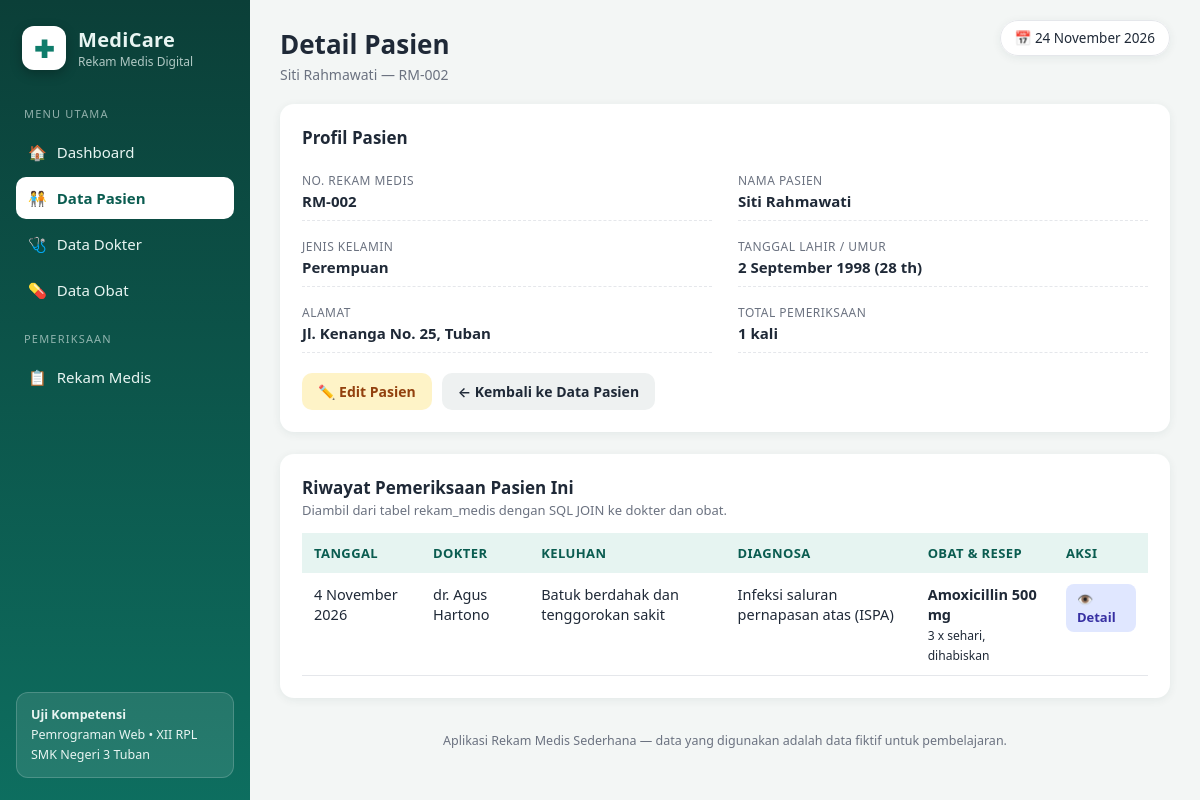
The page /pasien_detail.php?id=2 on the database its author committed.
### tables this page shows
CREATE TABLE IF NOT EXISTS pasien (
    id_pasien     INT          NOT NULL AUTO_INCREMENT,
    no_rm         VARCHAR(20)  NOT NULL,
    nama_pasien   VARCHAR(100) NOT NULL,
    jenis_kelamin ENUM('L','P') NOT NULL,
    tanggal_lahir DATE         NOT NULL,
    alamat        TEXT,
    PRIMARY KEY (id_pasien),
    UNIQUE KEY uq_pasien_no_rm (no_rm)
);

CREATE TABLE IF NOT EXISTS rekam_medis (
    id_rekam        INT          NOT NULL AUTO_INCREMENT,
    id_pasien       INT          NOT NULL,
    id_dokter       INT          NOT NULL,
    id_obat         INT          NOT NULL,
    tanggal_periksa DATE         NOT NULL,
    keluhan         TEXT,
    diagnosa        TEXT,
    tindakan        TEXT,
    resep           VARCHAR(100),
    PRIMARY KEY (id_rekam),
    CONSTRAINT fk_rekam_pasien
        FOREIGN KEY (id_pasien) REFERENCES pasien (id_pasien)
        ON DELETE RESTRICT ON UPDATE CASCADE,
    CONSTRAINT fk_rekam_dokter
        FOREIGN KEY (id_dokter) REFERENCES dokter (id_dokter)
        ON DELETE RESTRICT ON UPDATE CASCADE,
    CONSTRAINT fk_rekam_obat
        FOREIGN KEY (id_obat) REFERENCES obat (id_obat)
        ON DELETE RESTRICT ON UPDATE CASCADE
);

CREATE TABLE IF NOT EXISTS dokter (
    id_dokter    INT          NOT NULL AUTO_INCREMENT,
    nama_dokter  VARCHAR(100) NOT NULL,
    spesialisasi VARCHAR(50)  NOT NULL,
    PRIMARY KEY (id_dokter)
);

CREATE TABLE IF NOT EXISTS obat (
    id_obat   INT          NOT NULL AUTO_INCREMENT,
    nama_obat VARCHAR(100) NOT NULL,
    satuan    VARCHAR(30)  NOT NULL,
    stok      INT          NOT NULL DEFAULT 0,
    PRIMARY KEY (id_obat)
);

### koneksi.php (called while the page is built, shortened)
<?php
function e($nilai)
{
    return htmlspecialchars((string) $nilai, ENT_QUOTES, 'UTF-8');
}
function tgl_indo($tanggal)
{
    $bulan = [1 => 'Januari', 'Februari', 'Maret', 'April', 'Mei', 'Juni',
              'Juli', 'Agustus', 'September', 'Oktober', 'November', 'Desember'];
    $pecah = explode('-', $tanggal);
    return (int) $pecah[2] . ' ' . $bulan[(int) $pecah[1]] . ' ' . $pecah[0];
}
function hitung_umur($tanggal_lahir)
{
    $lahir = new DateTime($tanggal_lahir);
    $umur  = $lahir->diff(new DateTime('today'))->y;
    return $umur . ' th';
}

### pasien_detail.php (the view, shortened to what this page needs)
<?php
require_once 'koneksi.php';
$id = (int) ($_GET['id'] ?? 0);
$stmt = mysqli_prepare($koneksi, "SELECT * FROM pasien WHERE id_pasien = ?");
mysqli_stmt_bind_param($stmt, 'i', $id);
mysqli_stmt_execute($stmt);
$p = mysqli_fetch_assoc(mysqli_stmt_get_result($stmt));
$stmt = mysqli_prepare($koneksi,
    "SELECT rm.*, d.nama_dokter, o.nama_obat
     FROM rekam_medis rm
     JOIN dokter d ON d.id_dokter = rm.id_dokter
     JOIN obat   o ON o.id_obat   = rm.id_obat
     WHERE rm.id_pasien = ?
     ORDER BY rm.tanggal_periksa DESC, rm.id_rekam DESC");
mysqli_stmt_bind_param($stmt, 'i', $id);
mysqli_stmt_execute($stmt);
$riwayat = mysqli_stmt_get_result($stmt);
$judul    = 'Detail Pasien';
$subjudul = $p['nama_pasien'] . ' — ' . $p['no_rm'];
require_once 'includes/header.php';
?>
<div class="kartu">
    <div class="kartu-judul">Profil Pasien</div>
    <div class="detail-grid">
        <div class="detail-item"><div class="dt-label">No. Rekam Medis</div><div class="dt-nilai"><?= e($p['no_rm']) ?></div></div>
        <div class="detail-item"><div class="dt-label">Nama Pasien</div><div class="dt-nilai"><?= e($p['nama_pasien']) ?></div></div>
        <div class="detail-item"><div class="dt-label">Jenis Kelamin</div><div class="dt-nilai"><?= $p['jenis_kelamin'] === 'L' ? 'Laki-laki' : 'Perempuan' ?></div></div>
        <div class="detail-item"><div class="dt-label">Tanggal Lahir / Umur</div><div class="dt-nilai"><?= tgl_indo($p['tanggal_lahir']) ?> (<?= hitung_umur($p['tanggal_lahir']) ?>)</div></div>
        <div class="detail-item"><div class="dt-label">Alamat</div><div class="dt-nilai"><?= e($p['alamat']) ?></div></div>
        <div class="detail-item"><div class="dt-label">Total Pemeriksaan</div><div class="dt-nilai"><?= mysqli_num_rows($riwayat) ?> kali</div></div>
    </div>
    <div class="form-aksi">
        <a class="btn btn-edit" href="pasien_edit.php?id=<?= (int) $p['id_pasien'] ?>">✏️ Edit Pasien</a>
        <a class="btn btn-abu" href="pasien.php">← Kembali ke Data Pasien</a>
    </div>
</div>
<div class="kartu">
    <div class="kartu-judul">Riwayat Pemeriksaan Pasien Ini
        <small>Diambil dari tabel rekam_medis dengan SQL JOIN ke dokter dan obat.</small>
    </div>
    <div class="tabel-bungkus">
        <table>
            <thead>
                <tr>
                    <th>Tanggal</th>
                    <th>Dokter</th>
                    <th>Keluhan</th>
                    <th>Diagnosa</th>
                    <th>Obat &amp; Resep</th>
                    <th>Aksi</th>
                </tr>
            </thead>
            <tbody>
            <?php while ($r = mysqli_fetch_assoc($riwayat)): ?>
                <tr>
                    <td><?= tgl_indo($r['tanggal_periksa']) ?></td>
                    <td><?= e($r['nama_dokter']) ?></td>
                    <td><?= e($r['keluhan']) ?></td>
                    <td><?= e($r['diagnosa']) ?></td>
                    <td><b><?= e($r['nama_obat']) ?></b><br><small><?= e($r['resep']) ?></small></td>
                    <td><a class="btn btn-kecil btn-detail" href="rekam_detail.php?id=<?= (int) $r['id_rekam'] ?>">👁️ Detail</a></td>
                </tr>
            <?php endwhile; ?>
            </tbody>
        </table>
    </div>
</div>
<?php require_once 'includes/footer.php'; ?>

### includes/header.php (shortened to what this page needs)
<?php
$halaman_aktif = basename($_SERVER['PHP_SELF']);
function nav_aktif($file, $halaman_aktif)
{
    $peta = [
        'pasien.php'      => ['pasien.php', 'pasien_tambah.php', 'pasien_edit.php', 'pasien_detail.php'],
        'dokter.php'      => ['dokter.php', 'dokter_tambah.php', 'dokter_edit.php'],
        'obat.php'        => ['obat.php', 'obat_tambah.php', 'obat_edit.php'],
        'rekam_medis.php' => ['rekam_medis.php', 'rekam_tambah.php', 'rekam_edit.php', 'rekam_detail.php'],
    ];
    $grup = $peta[$file] ?? [$file];
    return in_array($halaman_aktif, $grup, true) ? ' class="aktif"' : '';
}
?>
<!DOCTYPE html>
<html lang="id">
<head>
    <link rel="stylesheet" href="assets/css/style.css">
</head>
<body>
<div class="layout">
    <aside class="sidebar">
        <div class="brand">
            <div class="brand-logo">✚</div>
            <div>
                <div class="brand-nama">MediCare</div>
                <div class="brand-sub">Rekam Medis Digital</div>
            </div>
        </div>
        <nav class="menu">
            <div class="menu-judul">Menu Utama</div>
            <a href="index.php"<?= nav_aktif('index.php', $halaman_aktif) ?>>🏠 <span>Dashboard</span></a>
            <a href="pasien.php"<?= nav_aktif('pasien.php', $halaman_aktif) ?>>🧑‍🤝‍🧑 <span>Data Pasien</span></a>
            <a href="dokter.php"<?= nav_aktif('dokter.php', $halaman_aktif) ?>>🩺 <span>Data Dokter</span></a>
            <a href="obat.php"<?= nav_aktif('obat.php', $halaman_aktif) ?>>💊 <span>Data Obat</span></a>
            <div class="menu-judul">Pemeriksaan</div>
            <a href="rekam_medis.php"<?= nav_aktif('rekam_medis.php', $halaman_aktif) ?>>📋 <span>Rekam Medis</span></a>
        </nav>
        <div class="sidebar-bawah">
            <div class="kartu-info">
                <b>Uji Kompetensi</b><br>
                Pemrograman Web &bull; XII RPL<br>
                SMK Negeri 3 Tuban
            </div>
        </div>
    </aside>
    <main class="konten">
        <header class="topbar">
            <div>
                <h1><?= e($judul ?? 'Dashboard') ?></h1>
                <p class="topbar-sub"><?= e($subjudul ?? 'Aplikasi Rekam Medis Sederhana') ?></p>
            </div>
            <div class="topbar-kanan">
                <span class="badge-tanggal">📅 <?= tgl_indo(date('Y-m-d')) ?></span>
            </div>
        </header>

### assets/css/style.css (style rules this page uses)
:root { --teal: #0e7c6b; --teal-gelap: #0a5c50; --teal-muda: #e6f4f1; --biru: #2563eb; --ungu: #7c3aed; --oranye: #ea8a00; --merah: #dc2626; --teks: #1f2937; --teks-redup: #6b7280; --garis: #e5e7eb; --latar: #f3f6f5; --radius: 14px; --bayang: 0 2px 10px rgba(16, 60, 52, .07); }
* { margin: 0; padding: 0; box-sizing: border-box; }
body { font-family: "Segoe UI", system-ui, -apple-system, Arial, sans-serif; background: var(--latar); color: var(--teks); }
a { text-decoration: none; }
.layout { display: flex; min-height: 100vh; }
.sidebar { width: 250px; flex-shrink: 0; background: linear-gradient(180deg, #0b3f38 0%, #0e7c6b 130%); color: #e8f5f2; display: flex; flex-direction: column; padding: 22px 16px; position: sticky; top: 0; height: 100vh; }
.brand { display: flex; align-items: center; gap: 12px; padding: 4px 6px 20px; }
.brand-logo { width: 44px; height: 44px; border-radius: 12px; background: #ffffff; color: var(--teal); display: flex; align-items: center; justify-content: center; font-size: 24px; font-weight: 800; box-shadow: 0 4px 12px rgba(0,0,0,.25); }
.brand-nama { font-size: 20px; font-weight: 800; letter-spacing: .3px; }
.brand-sub { font-size: 12px; opacity: .75; }
.menu { display: flex; flex-direction: column; gap: 4px; }
.menu-judul { font-size: 11px; text-transform: uppercase; letter-spacing: 1.2px; opacity: .6; margin: 16px 8px 6px; }
.menu a { color: #e8f5f2; padding: 11px 12px; border-radius: 10px; display: flex; align-items: center; gap: 10px; font-size: 15px; transition: background .15s ease, transform .15s ease; }
.menu a.aktif { background: #ffffff; color: var(--teal-gelap); font-weight: 700; }
.sidebar-bawah { margin-top: auto; }
.kartu-info { background: rgba(255,255,255,.10); border: 1px solid rgba(255,255,255,.18); border-radius: 12px; padding: 12px 14px; font-size: 12.5px; line-height: 1.6; }
.konten { flex: 1; padding: 26px 30px 18px; min-width: 0; }
.topbar { display: flex; justify-content: space-between; align-items: flex-start; gap: 16px; margin-bottom: 20px; flex-wrap: wrap; }
.topbar h1 { font-size: 26px; font-weight: 800; }
.topbar-sub { color: var(--teks-redup); margin-top: 3px; font-size: 14px; }
.badge-tanggal { background: #fff; border: 1px solid var(--garis); border-radius: 999px; padding: 8px 14px; font-size: 13.5px; box-shadow: var(--bayang); }
.kartu { background: #fff; border-radius: var(--radius); box-shadow: var(--bayang); padding: 22px; margin-bottom: 22px; }
.kartu-judul { font-size: 17px; font-weight: 700; margin-bottom: 14px; }
.kartu-judul small { display: block; font-weight: 400; color: var(--teks-redup); font-size: 13px; margin-top: 2px; }
.tabel-bungkus { overflow-x: auto; }
table { width: 100%; border-collapse: collapse; font-size: 14.5px; }
thead th { text-align: left; background: var(--teal-muda); color: var(--teal-gelap); padding: 11px 12px; font-size: 13px; text-transform: uppercase; letter-spacing: .4px; white-space: nowrap; }
tbody td { padding: 11px 12px; border-bottom: 1px solid var(--garis); vertical-align: top; }
.btn { display: inline-flex; align-items: center; gap: 6px; padding: 9px 16px; border-radius: 10px; border: none; cursor: pointer; font-size: 14px; font-weight: 600; font-family: inherit; transition: filter .15s ease, transform .1s ease; }
.btn-abu { background: #eef1f1; color: var(--teks); }
.btn-kecil { padding: 6px 11px; font-size: 13px; border-radius: 8px; }
.btn-edit { background: #fef3c7; color: #92400e; }
.btn-detail { background: #e0e7ff; color: #3730a3; }
.form-aksi { margin-top: 20px; display: flex; gap: 10px; flex-wrap: wrap; }
.detail-grid { display: grid; grid-template-columns: 1fr 1fr; gap: 8px 26px; }
.detail-item { padding: 9px 0; border-bottom: 1px dashed var(--garis); }
.detail-item .dt-label { font-size: 12px; text-transform: uppercase; letter-spacing: .5px; color: var(--teks-redup); }
.detail-item .dt-nilai { font-size: 15px; font-weight: 600; margin-top: 2px; }

### rows shown on the page
pasien: subjudul "Siti Rahmawati — RM-002", no_rm "RM-002", nama_pasien "Siti Rahmawati", tanggal_lahir "2 September 1998", tanggal_lahir "28 th", alamat "Jl. Kenanga No. 25, Tuban"
rekam_medis: tanggal_periksa "4 November 2026", id_dokter.nama_dokter "dr. Agus Hartono", keluhan "Batuk berdahak dan tenggorokan sakit", diagnosa "Infeksi saluran pernapasan atas (ISPA)", id_obat.nama_obat "Amoxicillin 500 mg", resep "3 x sehari, dihabiskan"

### other values the page prints
$judul "Detail Pasien"
mysqli_num_rows($riwayat) "1"
